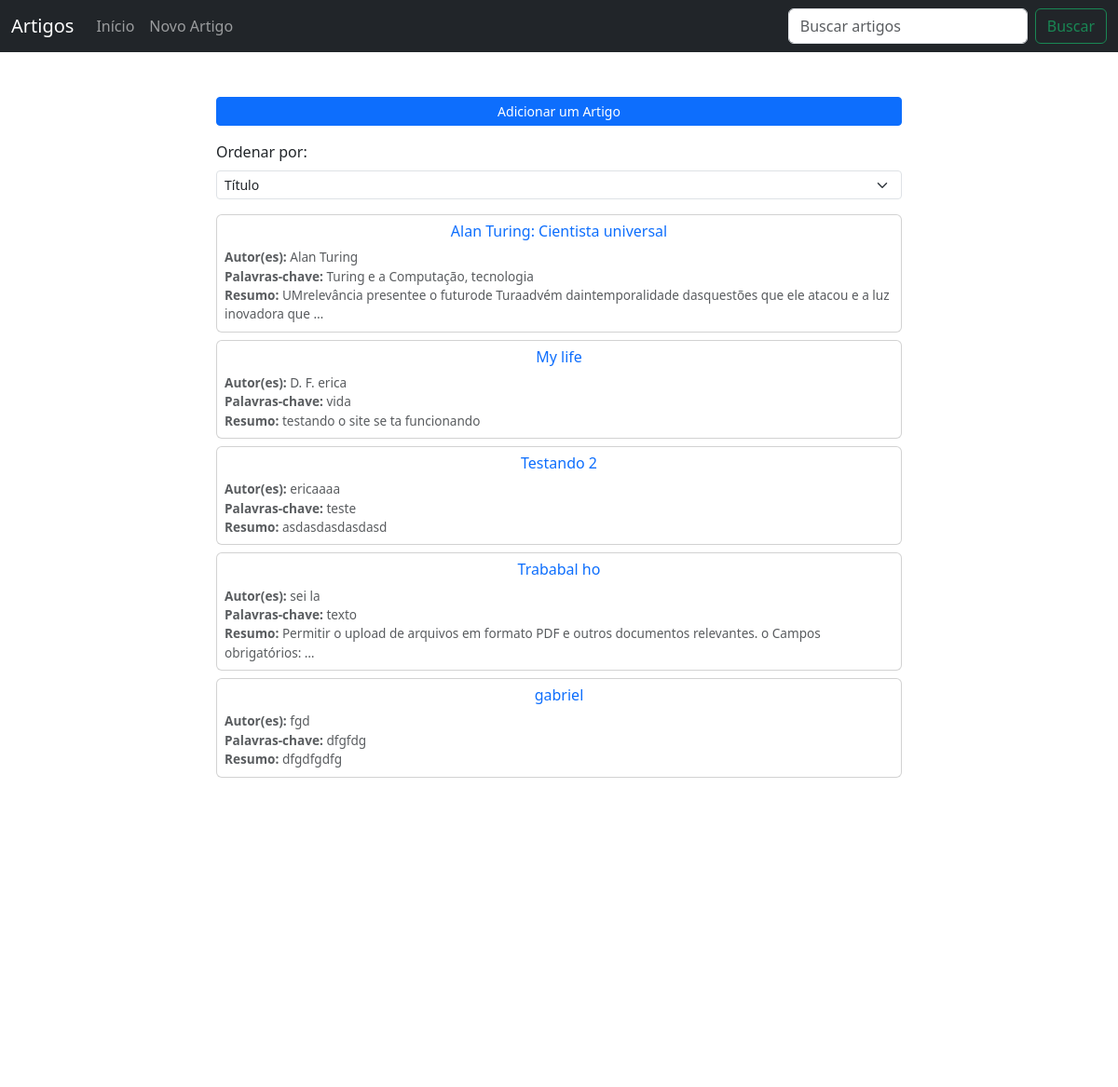
Before: / (upper part) with the older database file.
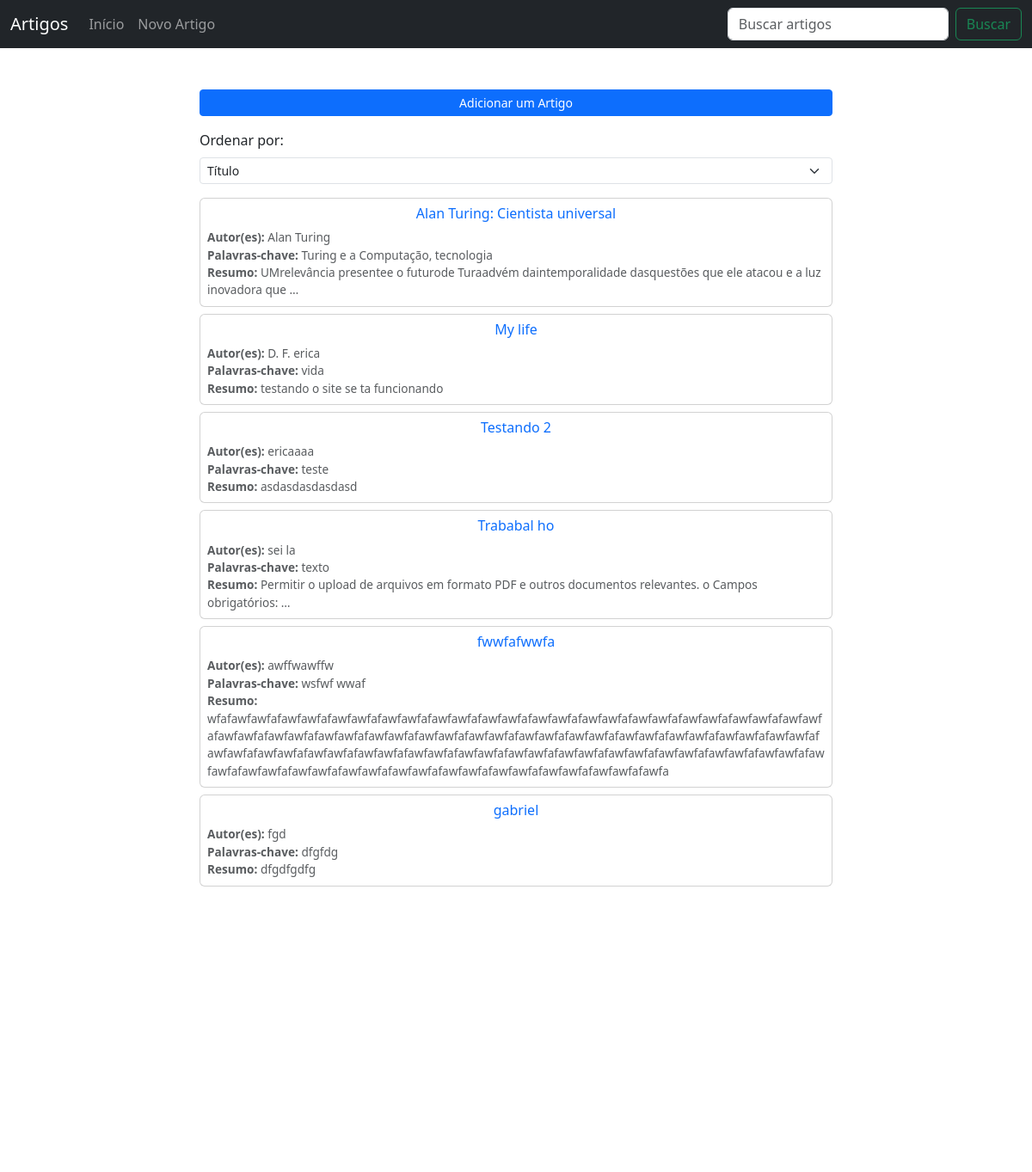
After: the same page with the newer database file.
### app_project/models.py (models this page shows, shortened)
class Article(models.Model):
    title = models.CharField(max_length=200, validators=[MinLengthValidator(10)])
    authors = models.CharField(max_length=500 #,  validators=[
)
    abstract = models.TextField(validators=[
        MinLengthValidator(100),
        MaxLengthValidator(1500)
    ])
    keywords = models.CharField(max_length=400, validators=[
        RegexValidator(
            regex=r'^[A-Za-zÀ-ÖØ-öø-ÿ\s]+(\.\s*[A-Za-zÀ-ÖØ-öø-ÿ\s]+)*\.$',
            message='As palavras-chave devem ser frases separadas por ponto e espaço (ex: "Frase 1. Frase 2.").'
        )
    ])
    date = models.IntegerField(validators=[
        MinValueValidator(1900),
        MaxValueValidator(datetime.datetime.now().year)
    ])
    journal = models.CharField(max_length=200)
    pdf_file = models.FileField(upload_to='http://127.0.0.1:8000/article/7/', validators=[
        FileExtensionValidator(allowed_extensions=['pdf'])])
    created_at = models.DateTimeField(auto_now_add=True)
    updated_at = models.DateTimeField(auto_now=True)

### app_project/views.py (the view)
# urls.py: path('', views.article_list, name='article_list'), #Página inicial com a lista de artigos
def article_list(request):
    sort_by = request.GET.get('sort', 'title')  # Ordena por título como padrão
    if sort_by == 'title':
        articles = Article.objects.all().order_by('title')
    elif sort_by == 'date':
        articles = Article.objects.all().order_by('-date')
    elif sort_by == 'authors':
        articles = Article.objects.all().order_by('authors')
    else:
        articles = Article.objects.all()  # Ordem padrão caso nada seja selecionado
    return render(request, 'app_project/article_list.html', {'articles': articles, 'sort_by': sort_by})

### app_project/templates/app_project/article_list.html (shortened to what this page needs)
{% extends 'home.html' %}
{% block content %}
<div class="container mt-5">
    <div class="row justify-content-center">
        <div class="col-lg-8 col-md-10">
            <a href="{% url 'article_create' %}" class="btn btn-primary mb-3 btn-sm w-100">Adicionar um Artigo</a>
            <div class="mb-3">
                <form method="get">
                    <label for="sort" class="form-label">Ordenar por:</label>
                    <select id="sort" name="sort" class="form-select form-select-sm" onchange="this.form.submit()">
                        <option value="title" {% if sort_by == 'title' %}selected{% endif %}>Título</option>
                    </select>
                </form>
            </div>
            {% if articles %}
            <div class="article-list">
                {% for article in articles|slice:":10" %}
                <div class="card mb-2">
                    <div class="card-body p-2">
                        <h6 class="card-title text-center mb-2">
                            <a href="{% url 'article_detail' pk=article.pk %}" class="text-decoration-none">{{ article.title }}</a>
                        </h6>
                        <p class="card-text text-muted" style="font-size: 0.85rem;">
                            <strong>Autor(es):</strong> {{ article.authors }}<br>
                            <strong>Palavras-chave:</strong> {{ article.keywords }}<br>
                            <strong>Resumo:</strong> {{ article.abstract|truncatewords:15 }}
                        </p>
                    </div>
                </div>
                {% endfor %}
            </div>
            {% else %}
            <div class="alert alert-info text-center" role="alert">Nenhum artigo encontrado.</div>
            {% endif %}
        </div>
    </div>
</div>
{% endblock %}

### templates/home.html (shortened to what this page needs)
<!DOCTYPE html>
<html>
    <head>
        <link href="https://cdn.jsdelivr.net/npm/bootstrap@5.3.0/dist/css/bootstrap.min.css" rel="stylesheet">
    </head>
    <body>
    {%  include "navbar.html" %}
    {% block content %}
    {% endblock %}
    {%  include "footer.html" %}
    </body>
</html>

### templates/navbar.html (shortened to what this page needs)
<nav class="navbar navbar-expand-lg navbar-dark bg-dark">
    <div class="container-fluid">
        <a class="navbar-brand" href="{% url 'article_list' %}">Artigos</a>
        <div class="collapse navbar-collapse" id="navbarNav">
            <ul class="navbar-nav me-auto mb-2 mb-lg-0">
                <li class="nav-item">
                    <a class="nav-link" href="{% url 'article_list' %}">Início</a>
                </li>
                <li class="nav-item">
                    <a class="nav-link" href="{% url 'article_create' %}">Novo Artigo</a>
                </li>
            </ul>
            <form class="d-flex" action="{% url 'search' %}" method="GET">
                <input class="form-control me-2" type="search" name="q" placeholder="Buscar artigos" aria-label="Search" value="{{ request.GET.q }}">
                <button class="btn btn-outline-success" type="submit">Buscar</button>
            </form>
        </div>
    </div>
</nav>

### templates/footer.html (shortened to what this page needs)
<div class="d-flex flex-column min-vh-100">
    </div>

Changed rows visible on the page:
added Article: title "fwwfafwwfa", authors "awffwawffw", keywords "wsfwf wwaf", abstract "wfafawfawfafawfawfafawfawfafawfawfafawfawfafawfawfafawfawfafawfawfafawfawfafawfawfafawfawfafawfawfafawfawfafawfawfafawfawfafawfawfafawfawfafawfawfafawfawfafawfawfafawfawfafawfawfafawfawfafawfawfafawfawfafawfawfafawfawfafawfawfafawfawfafawfawfafawfawfafawfawfafawfawfafawfawfafawfawfafawfawfafawfawfafawfawfafawfawfafawfawfafawfawfafawfawfafawfawfafawfawfafawfawfafawfa"
